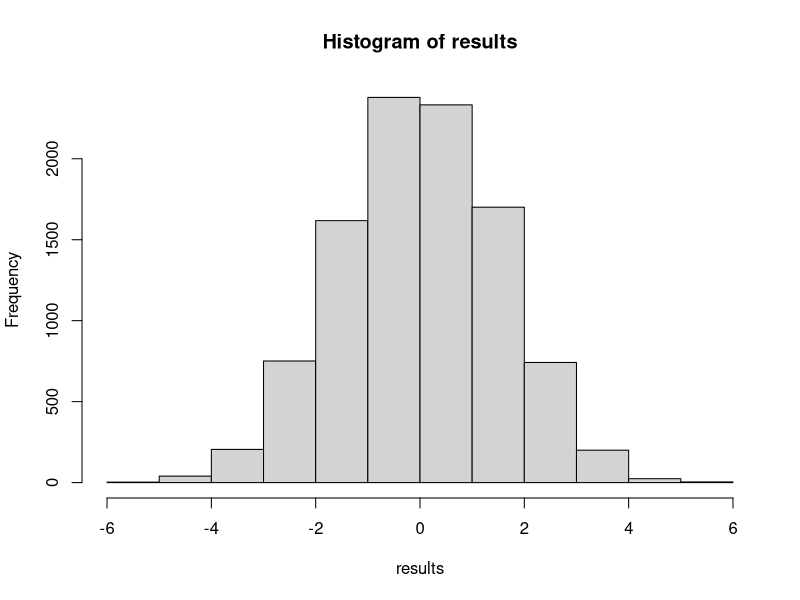

Write the R code that produced this figure.
#####Week7
# 28 of september 2026

library(tidyverse)

glasses <- read.csv("Dataset/glasses.csv")
z <- glasses$Without.Glasses - glasses$With.Glasses
n <- length(z)
z_bar <- mean(z)

round(c(n=n,
        mean= z_bar,
        median = median(z),
        negative = sum(z<0),
        positive = sum(z>0),
        zero = sum(z==0)), 3)
set.seed(10)
R <- 10000

random_signs <- matrix(
  sample(c(-1,1), R*n, replace=TRUE),
  nrow=R,
  ncol=n
)

random_signs[1,]*z

results <- random_signs %*% z/n
hist(results)


# what is the proba that the value of mean is less that
# or equal to z_bar = -4.76
pvalue <- mean(results <= z_bar)

# p-value: unoffcial risk of reject H0 hypothesis
# compute the proba of more exteme situation
# under distribution of null hypothesis
extreme <- sum(results <= z_bar)
(extreme+1)/(R+1)

#Question in class



# order statistics
set.seed(10)

ranks <- rank(abs(z))
sr <- sum((z<0)*ranks)

random_signs <- matrix(
  sample(c(-1,1), R*n, replace=TRUE),
  nrow=R,
  ncol=n
)

sign_ranks <- random_signs%*%ranks
extreme <- sum(sign_ranks >=sr)
(extreme+1)/(R+1)
p_value <- mean(sign_ranks<0)

#Zi <- age_without_glasses - age_with_glasses


Zi <- glasses |> mutate(difference = Without.Glasses - With.Glasses)
mean(Zi$difference)

### 30 september 2026
# COMPARISON

glasses <- read.csv("Dataset/glasses.csv")
n <- nrow(glasses)
z <- glasses$Without.Glasses - glasses$With.Glasses

# perform the t test
t.test(glasses$Without.Glasses, glasses$With.Glasses, paired=TRUE, alternative = "less")

# paired t test 
t <- mean(z)/(sd(z)/sqrt(n))

# Ha: mean < 0
#
#P(T_{n-1}<= t)
pt(t, n-1) # finding the pvalue

# binomial test
# X=number of negative Binom(n=50, p=0.5

#
z_nonzero <- z[z!=0] # remove all the zero in z 
n_nonzero <- length(z_nonzero)
x_negative <- sum(z_nonzero<0)

# calculte extreme obs based on binomial 
# exact pvalue
k <- 0:n_nonzero
null_proba <- choose(n_nonzero, k)*0.5^n_nonzero
p_sign <- sum(null_proba[k>=x_negative])


# approximation with normal
#n*p and n*(1-p)) > 5, if it's not it is not safe to use the normal approx
# X~N(np, n*(1-p)) approximate
# P(X>=x_negative)

1 - pnorm(x_negative, mean=50*0.5, sd=sqrt(50*0.5*0.5))
# independent two samples

new_method <- c(27, 49, 55, 57)
traditional <- c(23, 31, 46)
# H0: new method and trad no difference
# Ha: new method is better >= 0
# improve the location of the scores

# permutation
# mean_difference
delta_observed <- mean(new_method) - mean(traditional)
label <- c(1,1,1,1,2,2,2)
scores <- c(new_method, traditional)
sample(scores)

R <- 10000
deltas <- replicate(R,
          {
            resample_score <- sample(scores)
            mean(resample_score[1:4]) - mean(resample_score[5:7])
          })
mean(deltas>= delta_observed)
